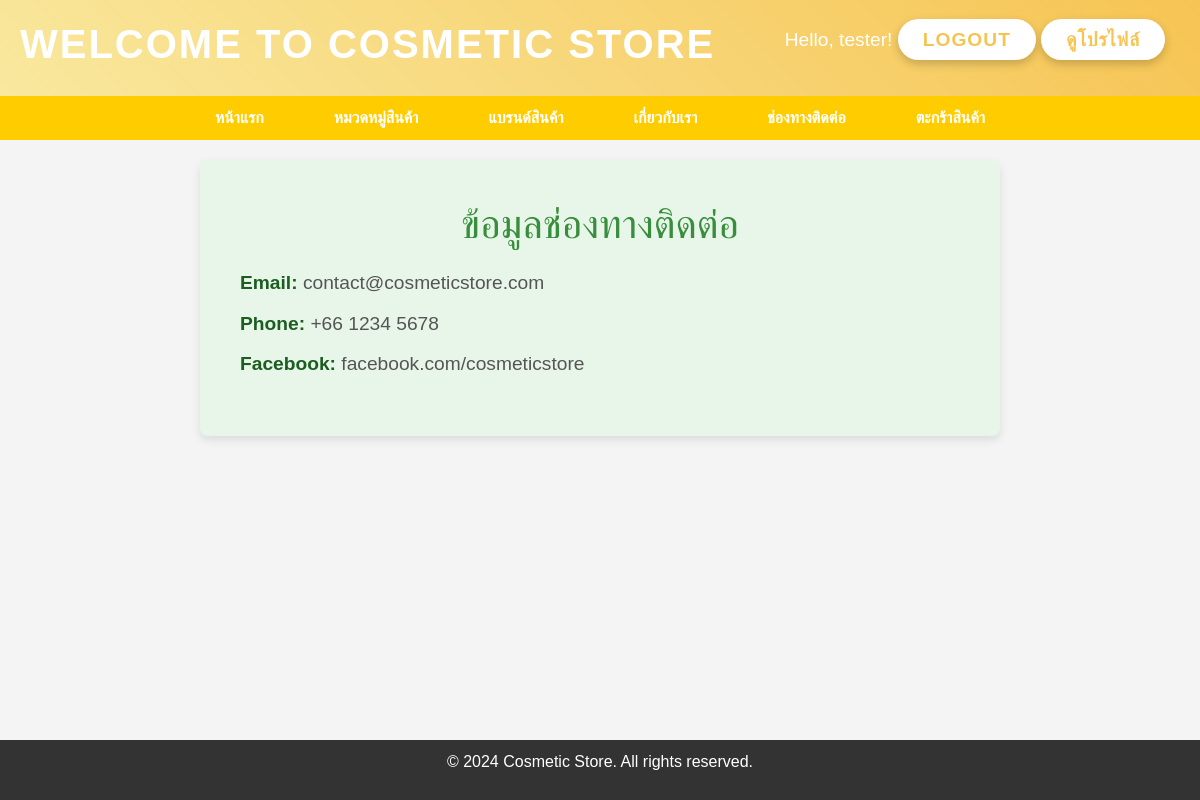
The app's page /contact.php (signed in) with its own data.
### tables this page shows
CREATE TABLE `contactinfo` (
  `id` int(11) NOT NULL,
  `type` varchar(50) NOT NULL,
  `details` varchar(255) NOT NULL
);

### contact.php (the view, shortened to what this page needs)
<?php
require_once 'db_connect.php';
$sql = "SELECT * FROM ContactInfo";
$result = mysqli_query($conn, $sql);
?>
<!DOCTYPE html>
<html lang="en">
<head>
    <link rel="stylesheet" href="https://stackpath.bootstrapcdn.com/bootstrap/4.5.2/css/bootstrap.min.css">
    <link rel="stylesheet" href="css/styles1.css">
</head>
<body>
    <header class="main-header">
    <div class="container">
        <h1 class="store-title">Welcome to Cosmetic Store</h1>
        <div class="user-options">
            <?php if (isset($_SESSION['username'])): ?>
                <p class="user-greeting">Hello, <?php echo $_SESSION['username']; ?>!
                    <a href="logout.php" class="logout-btn">Logout</a>
                    <a href="profile.php" class="profile-btn">ดูโปรไฟล์</a>
                </p>
            <?php else: ?>
                <a href="login.php" class="login-btn">Login</a>
            <?php endif; ?>
        </div>
    </div>
    </header>
    <nav class="navbar">
        <ul>
            <li><a href="index.php">หน้าแรก</a></li>
            <li><a href="categories.php">หมวดหมู่สินค้า</a></li>
            <li><a href="brands.php">แบรนด์สินค้า</a></li>
            <li><a href="about.php">เกี่ยวกับเรา</a></li>
            <li><a href="contact.php">ช่องทางติดต่อ</a></li>
            <?php if (isset($_SESSION['username'])): ?>
                <li><a href="cart.php">ตะกร้าสินค้า</a></li>
            <?php endif; ?>
        </ul>
    </nav>
    <section class="contact">
        <h2>ข้อมูลช่องทางติดต่อ</h2>
        <?php if (mysqli_num_rows($result) > 0): ?>
            <ul class="list-unstyled">
                <?php
                while ($row = mysqli_fetch_assoc($result)) {
                    echo "<li><strong>" . $row['type'] . ":</strong> " . $row['details'] . "</li>";
                }
                ?>
            </ul>
        <?php else: ?>
            <p>ไม่มีข้อมูลช่องทางติดต่อในขณะนี้</p>
        <?php endif; ?>
    </section>
    <footer>
        <p>&copy; 2024 Cosmetic Store. All rights reserved.</p>
    </footer>
</body>
</html>

### css/styles1.css (style rules this page uses)
h2 { color: #d58b41; margin-bottom: 20px; }
h2 { text-align: center; }
body { font-family: Arial, sans-serif; background-color: #f4f4f4; margin: 0; padding: 0; }
.main-header { background: linear-gradient(45deg, #f9e89e, #f6c453); color: white; padding: 20px 0; box-shadow: 0 4px 10px rgba(0, 0, 0, 0.1); position: relative; }
.main-header .container { display: flex; justify-content: space-between; align-items: center; max-width: 1200px; margin: 0 auto; padding: 0 20px; }
.store-title { font-size: 2.5em; font-weight: bold; letter-spacing: 2px; text-transform: uppercase; }
.user-options { display: flex; align-items: center; }
.user-greeting { font-size: 1.2em; margin-right: 15px; }
.login-btn, .logout-btn, .profile-btn { background-color: #fff; color: #f6c453; padding: 10px 25px; border-radius: 30px; text-transform: uppercase; font-weight: bold; letter-spacing: 1px; box-shadow: 0 4px 10px rgba(0, 0, 0, 0.2); transition: all 0.3s ease; border: none; }
footer { background-color: #333; color: #fff; text-align: center; padding: 10px 0; position: fixed; bottom: 0; left: 0; right: 0; width: 100%; }
.navbar { display: flex; justify-content: center; align-items: center; background-color: #ffcc00; padding: 10px 0; }
.navbar ul { list-style-type: none; margin: 0; padding: 0; display: flex; }
.navbar ul li { margin: 0 15px; }
.navbar ul li a { text-decoration: none; color: white; font-weight: bold; padding: 10px 20px; }
.contact { background-color: #e8f5e9; padding: 40px; margin: 20px auto; border-radius: 8px; box-shadow: 0 4px 10px rgba(0, 0, 0, 0.1); max-width: 800px; text-align: left; }
.contact h2 { font-size: 2.5em; color: #388e3c; margin-bottom: 20px; text-align: center; }
.contact ul { list-style-type: none; padding: 0; }
.contact li { font-size: 1.2em; color: #555; line-height: 1.6; margin: 10px 0; }
.contact li strong { color: #1b5e20; }

### records on screen
contactinfo: type "Email", details "contact@cosmeticstore.com"
contactinfo: type "Phone", details "+66 1234 5678"
contactinfo: type "Facebook", details "facebook.com/cosmeticstore"

### other values on screen
$_SESSION['username'] "tester"
